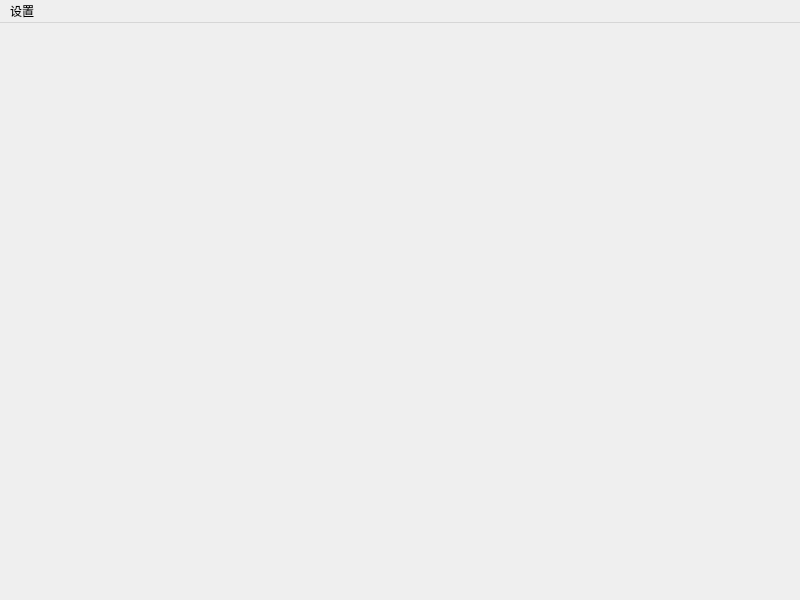
<?xml version="1.0" encoding="UTF-8"?>
<ui version="4.0">
 <class>MainScene</class>
 <widget class="QMainWindow" name="MainScene">
  <property name="geometry">
   <rect>
    <x>0</x>
    <y>0</y>
    <width>800</width>
    <height>600</height>
   </rect>
  </property>
  <property name="windowTitle">
   <string>MainScene</string>
  </property>
  <widget class="QWidget" name="centralwidget"/>
  <widget class="QMenuBar" name="menubar">
   <property name="geometry">
    <rect>
     <x>0</x>
     <y>0</y>
     <width>800</width>
     <height>26</height>
    </rect>
   </property>
   <widget class="QMenu" name="menu">
    <property name="title">
     <string>设置</string>
    </property>
    <addaction name="actionquit"/>
    <addaction name="actionvolume"/>
   </widget>
   <addaction name="menu"/>
  </widget>
  <action name="actionquit">
   <property name="text">
    <string>退出</string>
   </property>
  </action>
  <action name="actionvolume">
   <property name="text">
    <string>音量</string>
   </property>
  </action>
 </widget>
 <resources/>
 <connections/>
</ui>
